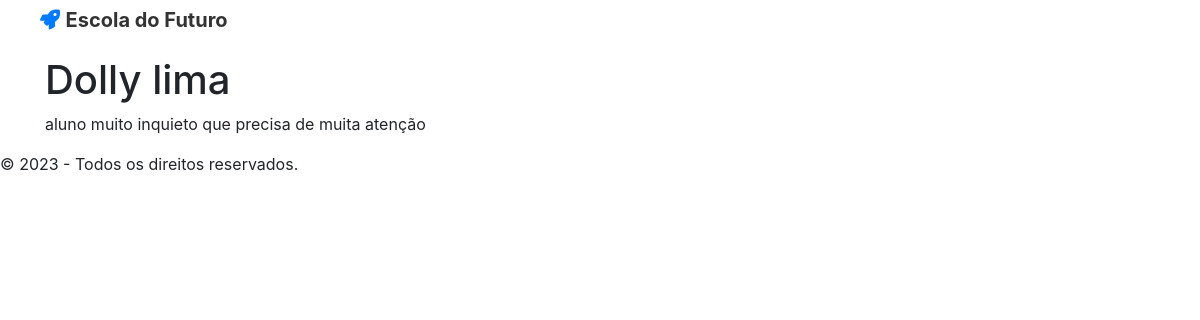
Page /alunoID/8 on the committed database.
### main/models.py (models this page shows)
class Aluno(models.Model):
    nome = models.CharField(max_length=254)
    telefone = models.CharField(null = True,blank=True,max_length=15)
    email = models.EmailField()
    data_nascimento = models.DateField()
    description = models.TextField()
    created_at = models.DateTimeField(auto_now_add=True)
    updated_at = models.DateTimeField(auto_now=True)
    user = models.ForeignKey(get_user_model(),on_delete=models.CASCADE)
    def __str__(self):
        return self.nome
        class Meta:
            abstract = True

### main/views.py (the view)
# urls.py: path('alunoID/<int:id>', views.alunoIDview, name='aluno-detalhe'),
def alunoIDview(request, id):
    aluno = get_object_or_404(Aluno, pk=id)
    print(aluno)
    return render(request, 'main/alunoID.html', {'aluno':aluno})

### main/templates/main/alunoID.html (shortened to what this page needs)
{% extends 'base.html' %}
{% block content %}
<div class="container">
    <h1>{{ aluno.nome }}</h1>
    <p> {{ aluno.description }} </p>
</div>
{% endblock %}

### rows in the picture
Aluno: nome "Dolly lima", description "aluno muito inquieto que precisa de muita atenção"
